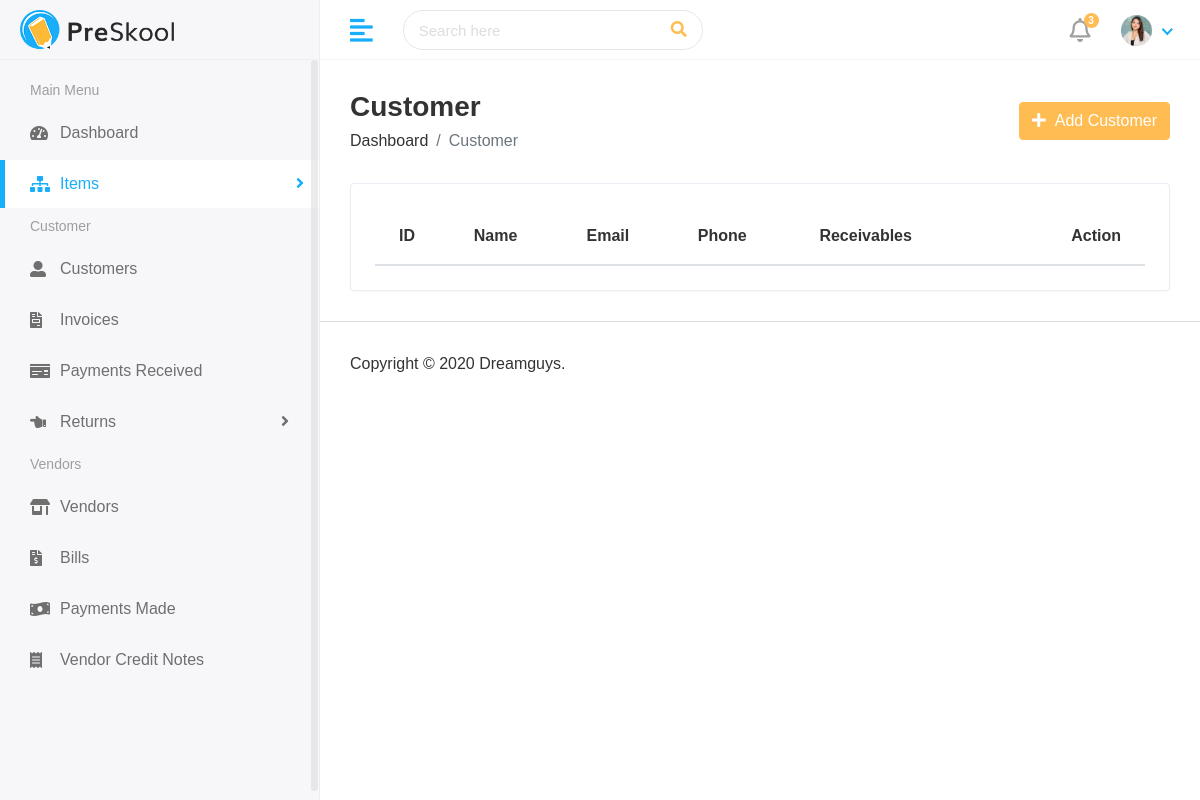
/finance/view_customers/, run on an earlier commit of the app's database.
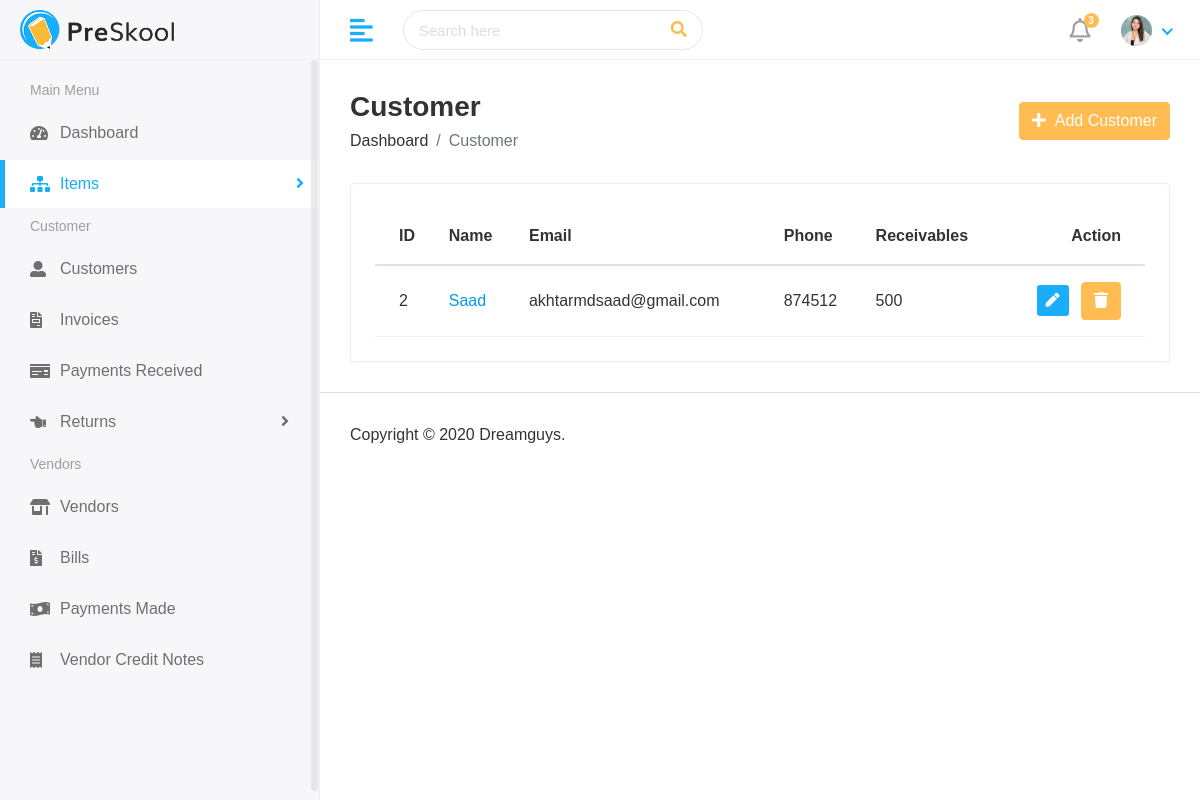
And on a later commit of the database.
### finance/models.py (models this page shows, shortened)
class Customer(models.Model):
    name = models.CharField(_("name"), max_length=50)
    email = models.EmailField(_("email"), max_length=254,null=True)
    phone = models.CharField(_("phone"), max_length=50)
    address = models.TextField()
    gstin = models.CharField(_("gstin"), max_length=15)
    current_balance = models.IntegerField(default = 0)
    created_at = models.DateTimeField(auto_now_add=True,null = True)
    updated_at = models.DateTimeField(auto_now_add=True,null = True)

### finance/views.py (the view)
# urls.py: path('view_customers/',views.view_customers,name="view_customers"),
def view_customers(request):
    customers = Customer.objects.all()
    return render(request,"hod/view_customer.html",{
        "customers":customers
    })

### finance/templates/hod/view_customer.html (shortened to what this page needs)
{% extends 'base.html' %}
{% block content %}
<div class="main-wrapper">
  <div class="page-wrapper">
    <div class="content container-fluid">
      <div class="page-header">
        <div class="row align-items-center">
          <div class="col">
            <h3 class="page-title">Customer</h3>
            <ul class="breadcrumb">
              <li class="breadcrumb-item">
                <a href="{% url 'finance_dashboard' %}">Dashboard</a>
              </li>
              <li class="breadcrumb-item active">Customer</li>
            </ul>
          </div>
          <div class="col-auto text-right float-right ml-auto">
            <a href="{% url 'add_items' %}" class="btn btn-primary"
              ><i class="fas fa-plus"></i> &nbsp;Add Customer
            </a>
          </div>
        </div>
      </div>
      <div class="row">
        <div class="col-sm-12">
          <div class="card card-table">
            <div class="card-body">
              <div class="table-responsive">
                <table id="table_id" class="table table-hover table-center mb-0">
                    <thead>
                      <tr>
                        <th>ID</th>
                        <th>Name</th>
                        <th>Email</th>
                        <th>Phone</th>
                        <th>Receivables</th>
                        <th class="text-right">Action</th>
                      </tr>
                    </thead>
                    <tbody>
                      {% for i in customers %}
                      <tr>
                        <td>{{i.id}}</td>
                        <td><a href="{% url 'view_items_id' i.id %}">{{i.name}}</a></td>
                        <td>{{i.email}}</td>
                        <td>{{i.phone}}
                        </td>
                        <td>{{i.current_balance}}</td>
                        <td class="text-right">
                          <div class="actions">
                            <a
                              href="{% url 'edit_item' i.id %}"
                              class="btn btn-sm bg-success-light mr-2"
                            >
                              <i class="fas fa-pen"></i>
                            </a>
                            <button type="button" class="btn btn-primary" data-toggle="modal" data-target="#modal-{{i.id}}">
                              <i class="fa fa-trash" aria-hidden="true"></i>
                            </button>
                          </div>
                        </td>
                      </tr>
                      {% endfor %}
                    </tbody>
                  </table>
              </div>
            </div>
          </div>
        </div>
      </div>
    </div>
    {% endblock content %}

What changed in the data, as far as the page shows it:
added Customer: id "2", name "Saad", email "akhtarmdsaad@gmail.com", phone "874512", current_balance "500"
